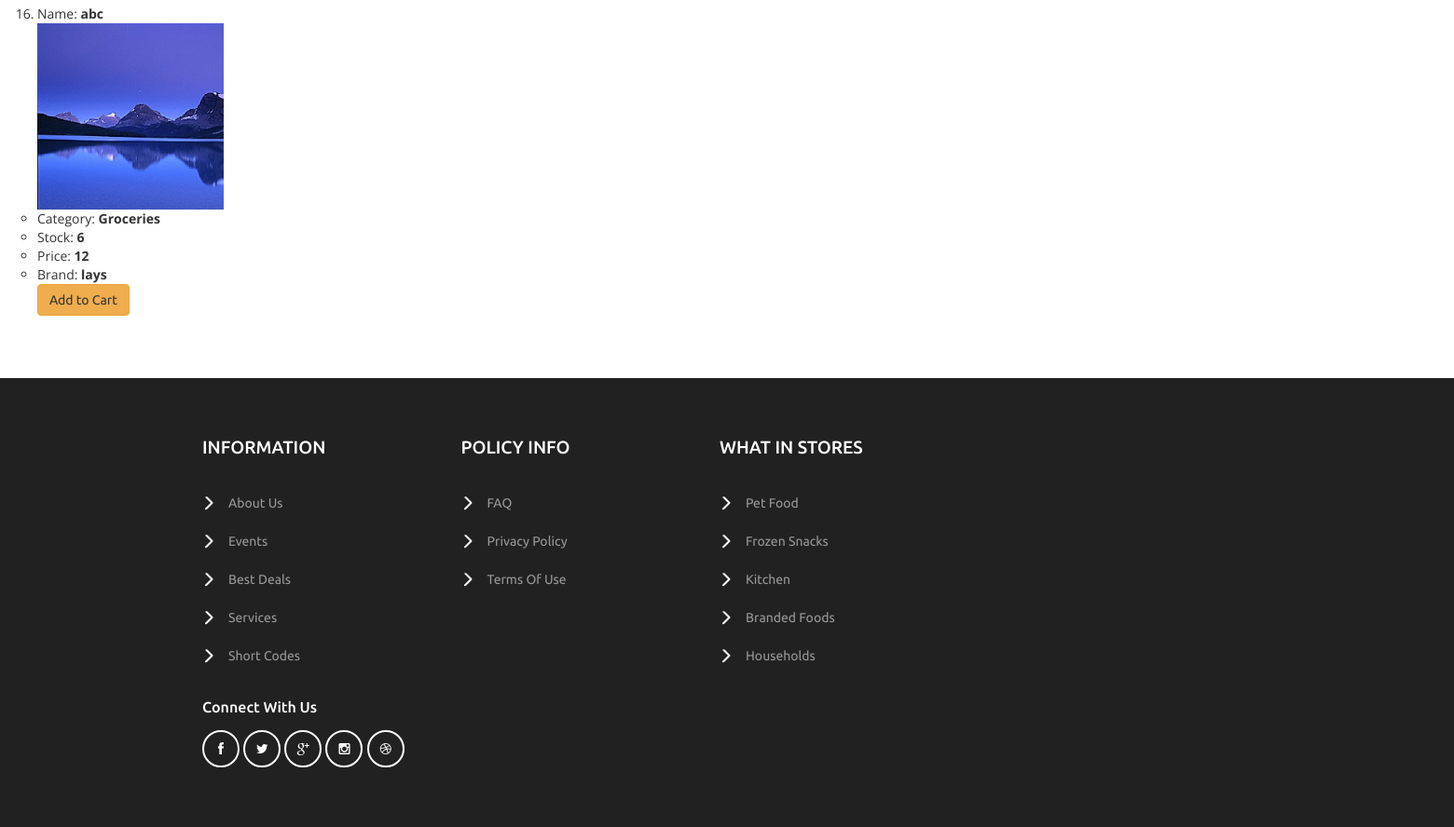
The app's page /customer/home/3/ (lower part), older data.
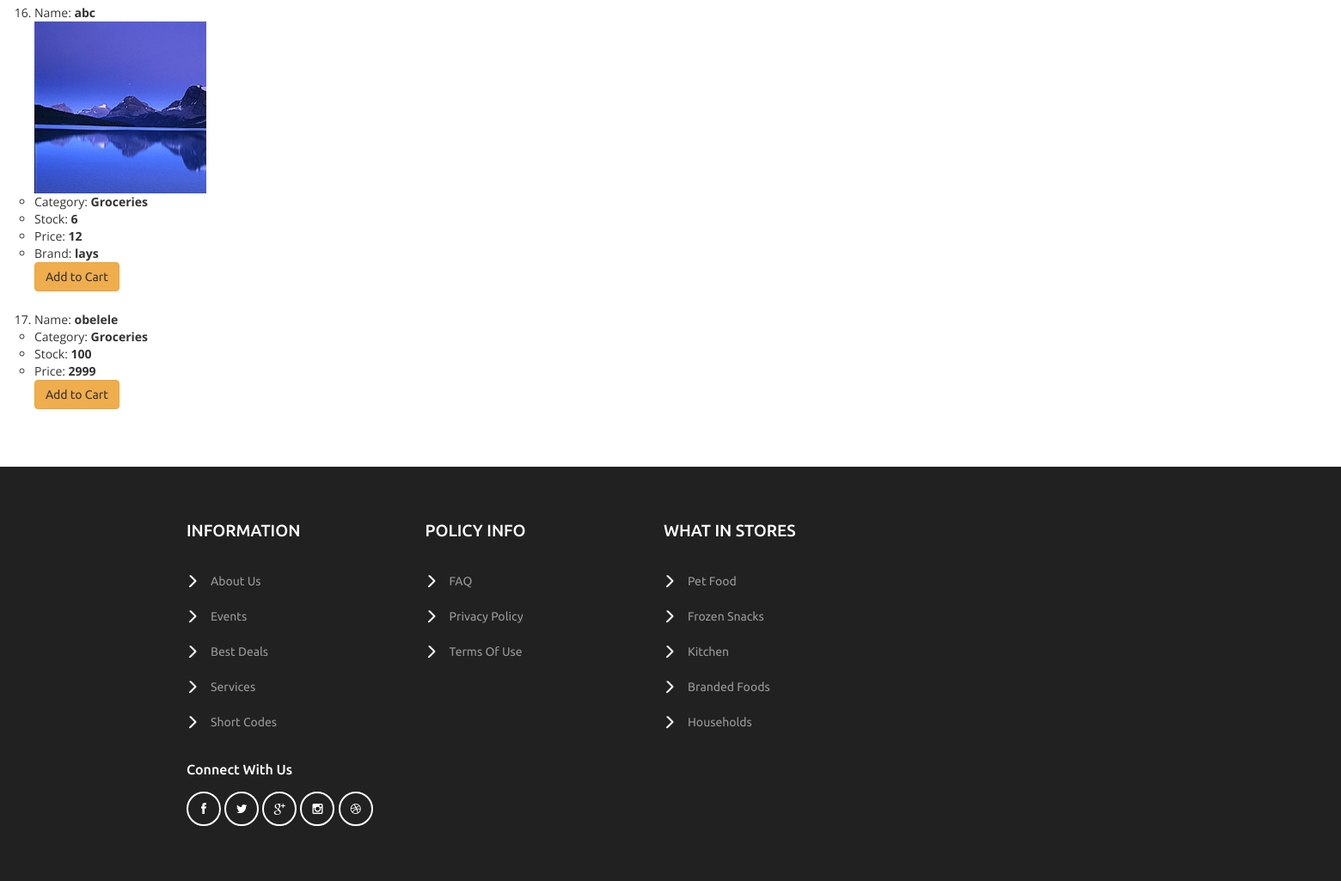
The same page, newer data.
### vendor/models.py (models this page shows, shortened)
class Product(models.Model):
    category = models.ForeignKey(Category, on_delete=models.CASCADE)
    prod_name = models.CharField(max_length=150, unique=True)
    ingredients = models.TextField(max_length=264, blank=True)
    stock = models.IntegerField(default=0)
    cost = models.IntegerField(default=0)
    brand = models.CharField(max_length=150, blank=True)
    prod_pic = models.FileField(upload_to='documents/', blank=True)
    created_at = models.DateTimeField(auto_now_add=True)
    updated_at = models.DateTimeField(auto_now=True)

class Category(models.Model):
    cat_name = models.CharField(max_length=150)

### customer/views.py (the view)
# urls.py: path('home/<int:pk>/', views.itemsview, name='items'),
def itemsview(request, pk):
    cat = Category.objects.get(id=pk)
    current_order_products = []
    if request.user.is_authenticated:
        filtered_orders = Order.objects.filter(owner=request.user.cus, is_ordered=False)
        if filtered_orders.exists():
            user_order = filtered_orders[0]
            user_order_items = user_order.items.all()
            current_order_products = [product.product for product in user_order_items]
    context = {
        'cat': cat,
        'current_order_products': current_order_products
    }
    return render(request, "customer/items.html", context)

### customer/templates/customer/items.html (shortened to what this page needs)
{% extends 'customer/base.html' %}
{% load static %}
{% block content %}
    <ol>
    {% for prod in cat.product_set.all %}
            <li>
                Name: <b>{{ prod.prod_name }}</b>
                <ul>
                    {% if prod.prod_pic %}
                        <img src="{{ prod.prod_pic.url }}" width="200" height="200">
                    {% endif %}
                    <li>Category: <b>{{ prod.category.cat_name }}</b></li>
                    <li>Stock: <b>{{ prod.stock }}</b></li>
                    <li>Price: <b>{{ prod.cost }}</b></li>
                    {% if prod.brand|length > 0 %}
                        <li>Brand: <b>{{ prod.brand }}</b></li>
                    {% endif %}
                    {% if prod in current_order_products %}
                        <a class="btn btn-warning cart-add"  href="{% url 'cart:order_summary' %}">Go to Cart</a>
                    {% else %}
                        <span id="prod_{{ prod.id }}" nextto="{% url 'customer:items' cat.id %}" add_url="{% url 'cart:add_to_cart' prod.id %}">
                                <a class="btn btn-warning cart-add">Add to Cart</a>
                    {% endif %}
                    </span>
                </ul>
            </li>
            <br>
        {% endfor %}
    </ol>
{% endblock %}

Row changes from the older to the newer data that the page shows:
added Product: prod_name "obelele", category.cat_name "Groceries", stock "100", cost "2999"
